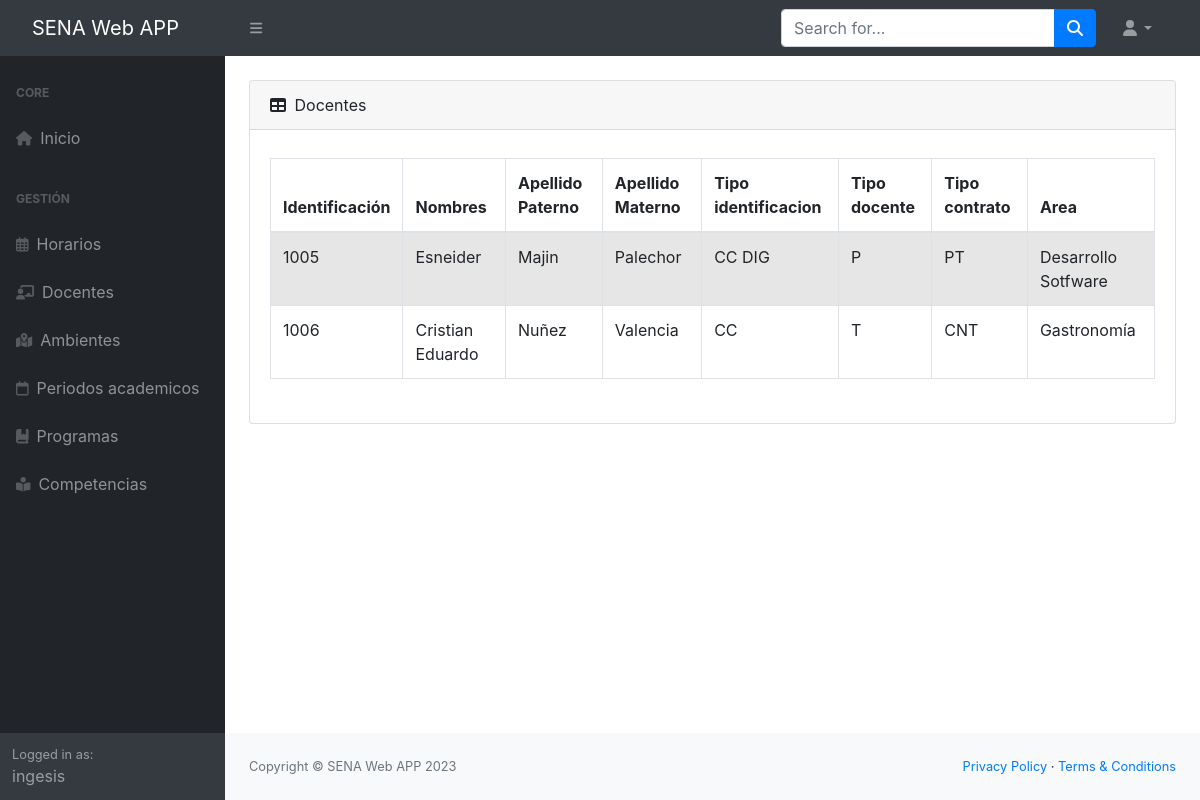
Screenshot of /app/gestionDocentes/ (signed in) with the database file from the repository.
### Aplicaciones/Academico/models.py (models this page shows, shortened)
class Docente(models.Model):
    identificacion = models.PositiveIntegerField(primary_key=True)
    nombres = models.CharField(max_length=50)
    apellido_paterno = models.CharField(max_length=20)
    apellido_materno = models.CharField(max_length=20)
    tipo_identificacion = models.CharField(
        max_length=6, choices=tipoIdentificacion, default='CC')
    tipo_docente = models.CharField(
        max_length=11, choices=tipoDocente, default='Tecnico')
    tipo_contrato = models.CharField(
        max_length=11, choices=tipoContrato, default='PT')
    area = models.ForeignKey(
        Area, null=True, blank=True, on_delete=models.CASCADE)
    class Meta:
        verbose_name = 'Docente'
        verbose_name_plural = 'Docentes'
        db_table = 'docente'
        ordering = ['apellido_paterno', '-apellido_materno']

class Area(models.Model):
    nombre = models.CharField(max_length=50)
    def __str__(self) -> str:
        return "{}".format(self.nombre)
    class Meta:
        verbose_name = 'Area'
        verbose_name_plural = 'Areas'
        db_table = 'area'
        ordering = ['nombre']

### Aplicaciones/Academico/views.py (the view)
# urls.py: path('gestionDocentes/', login_required(views.gestionDocentes)),
def gestionDocentes(request):
    usuario = get_user(request)
    if usuario.is_superuser:
        docentesListados = Docente.objects.all()
        return render(request, "gestion-docentes.html", {"docentes": docentesListados})
    else:
        return render(request, "denegado.html")

### Aplicaciones/Academico/templates/gestion-docentes.html (shortened to what this page needs)
{% extends "./base.html" %}
{% block body %}
<div class="container-fluid px-4 mt-4">
            <div class="card mb-4">
                <div class="card-header">
                    <i class="fas fa-table me-1"></i>
                        Docentes
                </div>
                <div class="card-body">
                    <div class="table-responsive py-2">
                        <table class="table table-striped table-hover table-bordered">
                            <thead class="">
                                <tr>
                                    <th class="text-left" scope="col">Identificación</th>
                                    <th class="text-left" scope="col">Nombres</th>
                                    <th class="text-left" scope="col">Apellido Paterno</th>
                                    <th class="text-left" scope="col">Apellido Materno</th>
                                    <th class="text-left" scope="col">Tipo identificacion</th>
                                    <th class="text-left" scope="col">Tipo docente</th>
                                    <th class="text-left" scope="col">Tipo contrato</th>
                                    <th class="text-left" scope="col">Area</th>
                                </tr>
                            </thead>
                            <tbody>
                                {% for d in docentes %}
                                <tr>
                                    <td class="text-left" scope="row">{{d.identificacion}}</td>
                                    <td class="text-left">{{d.nombres}}</td>
                                    <td class="text-left">{{d.apellido_paterno}}</td>
                                    <td class="text-left">{{d.apellido_materno}}</td>
                                    <td class="text-left">{{d.tipo_identificacion}}</td>
                                    <td class="text-left">{{d.tipo_docente}}</td>
                                    <td class="text-left">{{d.tipo_contrato}}</td>
                                    <td class="text-left">{{d.area}}</td>
                                </tr>
                                {% endfor %}
                            </tbody>
                        </table>
                    </div>
                </div>
    </div>
</div>
{% endblock %}

### Aplicaciones/Academico/templates/base.html (shortened to what this page needs)
<!DOCTYPE html>
<html lang="en">
    <head>
        {% load static %}
        <link rel="stylesheet" href="{% static '/css/style.css' %}">
        <link rel="stylesheet" href="https://cdn.jsdelivr.net/npm/bootstrap@4.5.3/dist/css/bootstrap.min.css">
        <link rel="stylesheet" href="https://cdnjs.cloudflare.com/ajax/libs/bootstrap-datepicker/1.9.0/css/bootstrap-datepicker.min.css">
        <link rel="stylesheet" href="https://cdnjs.cloudflare.com/ajax/libs/font-awesome/4.7.0/css/font-awesome.min.css">
    </head>
    <body class="sb-nav-fixed">
        <nav class="sb-topnav navbar navbar-expand navbar-dark bg-dark">
            <a class="navbar-brand ps-3" href="/">SENA Web APP</a>
            <button class="btn btn-link btn-sm order-1 order-lg-0 me-4 me-lg-0" id="sidebarToggle" href="#!"><i class="fas fa-bars"></i></button>
            <form class="d-none d-md-inline-block form-inline ms-auto me-0 me-md-3 my-2 my-md-0">
                <div class="input-group">
                    <input class="form-control" type="text" placeholder="Search for..." aria-label="Search for..." aria-describedby="btnNavbarSearch" />
                    <button class="btn btn-primary" id="btnNavbarSearch" type="button"><i class="fas fa-search"></i></button>
                </div>
            </form>
            <ul class="navbar-nav ms-auto ms-md-0 me-3 me-lg-4">
                <li class="nav-item dropdown">
                    <a class="nav-link dropdown-toggle" id="navbarDropdown" href="#" role="button" data-bs-toggle="dropdown" aria-expanded="false"><i class="fas fa-user fa-fw"></i></a>
                </li>
            </ul>
        </nav>
        <div id="layoutSidenav">
            <div id="layoutSidenav_nav">
                <nav class="sb-sidenav accordion sb-sidenav-dark" id="sidenavAccordion">
                    <div class="sb-sidenav-menu">
                        <div class="nav">
                            <div class="sb-sidenav-menu-heading">Core</div>
                            <a class="nav-link" href="/">
                                <div class="sb-nav-link-icon"><i class="fa-solid fa-house"></i></div>
                                Inicio
                            </a>
                            <div class="sb-sidenav-menu-heading">Gestión</div>
                                    <a class="nav-link" href="/app/gestionHorarios/">
                                        <div class="sb-nav-link-icon"><i class="fa-regular fa-calendar-days"></i></div>
                                        Horarios
                                    </a>
                                    <a class="nav-link" href="/app/gestionDocentes/">
                                        <div class="sb-nav-link-icon"><i class="fa-solid fa-chalkboard-user"></i></div>
                                        Docentes
                                    </a>
                                    <a class="nav-link" href="/app/gestionAmbientes/">
                                        <div class="sb-nav-link-icon"><i class="fa-solid fa-map-location-dot"></i></div>
                                        Ambientes
                                    </a>
                                    <a class="nav-link" href="/app/gestionPeriodos/">
                                        <div class="sb-nav-link-icon"><i class="fa-regular fa-calendar"></i></div>
                                        Periodos academicos
                                    </a>
                                    <a class="nav-link" href="/app/gestionProgramas/">
                                        <div class="sb-nav-link-icon"><i class="fa-solid fa-book-bookmark"></i></div>
                                        Programas
                                    </a>
                                    <a class="nav-link" href="/app/gestionCompetencias/">
                                        <div class="sb-nav-link-icon"><i class="fa-solid fa-book-open-reader"></i></div>
                                        Competencias
                                    </a>
                        </div>
                    </div>
                    <div class="sb-sidenav-footer">
                        <div class="small">Logged in as:</div>
                        {{user.username}}
                    </div>
                </nav>
            </div>
            <div id="layoutSidenav_content">
                <main>
                    {% block body %}
                    {% endblock %}
                </main>
                <footer class="py-4 bg-light mt-auto">
                    <div class="container-fluid px-4">
                        <div class="d-flex align-items-center justify-content-between small">
                            <div class="text-muted">Copyright &copy; SENA Web APP 2023</div>
                            <div>
                                <a href="#">Privacy Policy</a>
                                &middot;
                                <a href="#">Terms &amp; Conditions</a>
                            </div>
                        </div>
                    </div>
                </footer>
            </div>
        </div>
    </body>
</html>

### rows the page displays
Docente: identificacion "1005", nombres "Esneider", apellido_paterno "Majin", apellido_materno "Palechor", tipo_identificacion "CC DIG", tipo_docente "P", tipo_contrato "PT", area "Desarrollo Sotfware"
Docente: identificacion "1006", nombres "Cristian Eduardo", apellido_paterno "Nuñez", apellido_materno "Valencia", tipo_identificacion "CC", tipo_docente "T", tipo_contrato "CNT", area "Gastronomía"

### other values shown
{{ user.username }} "ingesis"
